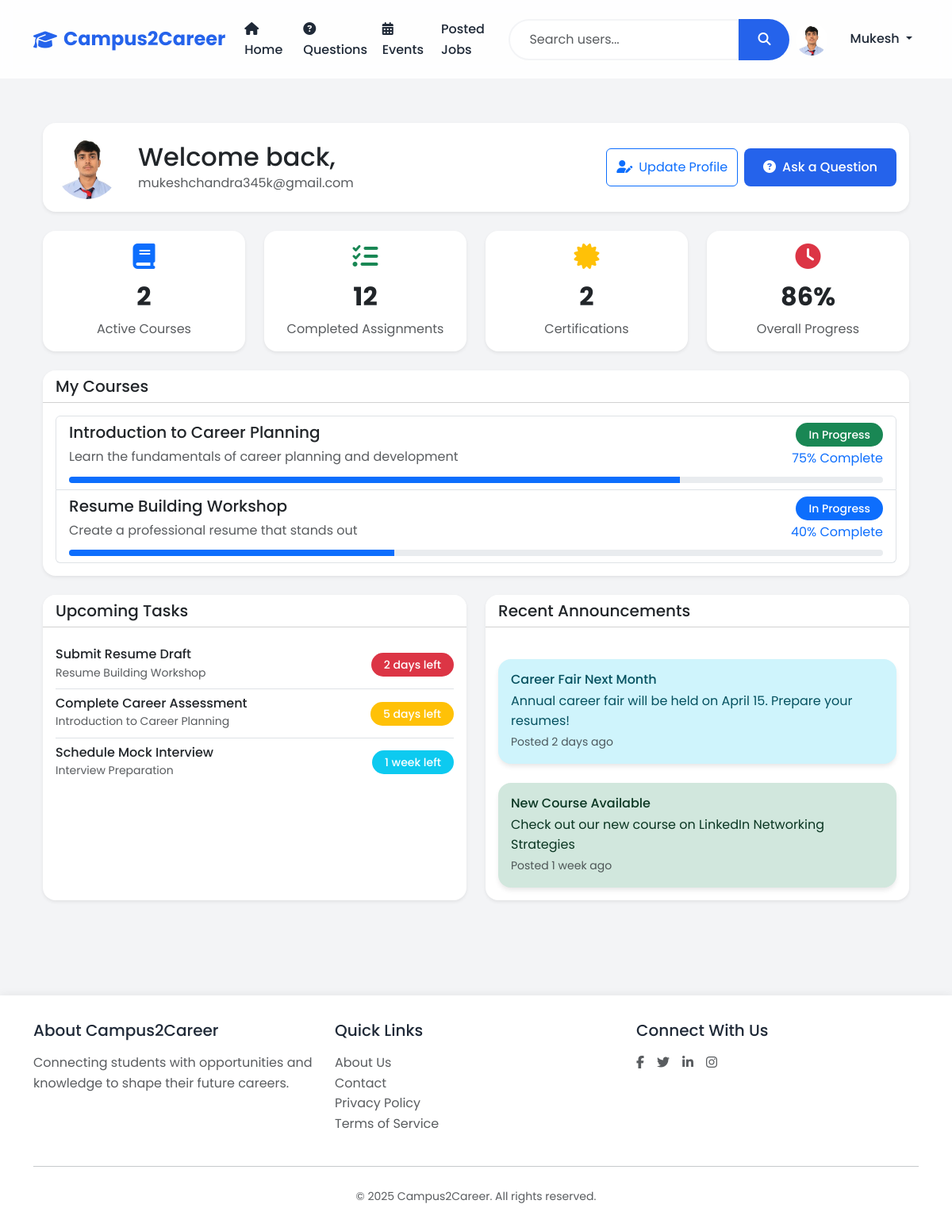
The app's page /student/dashboard (signed in) with its own data.
### models.py (models this page shows, shortened)
class User(UserMixin, db.Model):
    id = db.Column(db.Integer, primary_key=True)
    username = db.Column(db.String(80), unique=True, nullable=False)
    email = db.Column(db.String(120), unique=True, nullable=False)
    password_hash = db.Column(db.String(128))
    role = db.Column(db.String(20), nullable=False)  # student, alumni, teacher, admin
    contact = db.Column(db.String(15))
    dob = db.Column(db.Date)
    course = db.Column(db.String(50))  # For students
    profile_image = db.Column(db.String(120), default='noimg.jpg')
    created_at = db.Column(db.DateTime, default=datetime.utcnow)
    questions = db.relationship('Question', backref='author', lazy=True, cascade='all, delete-orphan')
    answers = db.relationship('Answer', backref='author', lazy=True, cascade='all, delete-orphan')
    events = db.relationship('Event', backref='creator', lazy=True, cascade='all, delete-orphan')
    jobs = db.relationship('Job', backref='poster', lazy=True, cascade='all, delete-orphan')

### app.py (the view)
@app.route('/student/dashboard')
@login_required
def student_dashboard():
    if current_user.role != 'student':
        return redirect(url_for('dashboard'))
    questions = Question.query.filter_by(user_id=current_user.id).all()
    return render_template('dashboard/student.html', questions=questions)

### app.py (called while the page is built)
@login_manager.user_loader
def load_user(user_id):
    return User.query.get(int(user_id))

### templates/dashboard/student.html (shortened to what this page needs)
{% extends "base.html" %}
{% block content %}
<div class="container py-4">
    <div class="row mb-4">
        <div class="col-12">
            <div class="card shadow-sm">
                <div class="card-body d-flex align-items-center">
                    <img src="{{ url_for('static', filename='images/' + current_user.profile_image) if current_user.profile_image else url_for('static', filename='img/default-avatar.png') }}" alt="Profile" class="rounded-circle me-4" style="width: 80px; height: 80px; object-fit: cover;">
                    <div>
                        <h2 class="mb-0">Welcome back, {{ current_user.name }}</h2>
                        <p class="text-muted mb-0">{{ current_user.email }}</p>
                    </div>
                    <div class="ms-auto d-flex gap-2">
                        <button class="btn btn-outline-primary" data-bs-toggle="modal" data-bs-target="#editProfileModal">
                            <i class="fas fa-user-edit me-2"></i>Update Profile
                        </button>
                        <button class="btn btn-primary" data-bs-toggle="modal" data-bs-target="#askQuestionModal">
                            <i class="fas fa-question-circle me-2"></i>Ask a Question
                        </button>
                    </div>
                </div>
            </div>
        </div>
    </div>
    <div class="row mb-4">
        <div class="col-md-3">
            <div class="card hover-card shadow-sm h-100">
                <div class="card-body text-center">
                    <i class="fas fa-book fa-2x text-primary mb-3"></i>
                    <h3 class="dashboard-stat">2</h3>
                    <p class="text-muted mb-0">Active Courses</p>
                </div>
            </div>
        </div>
        <div class="col-md-3">
            <div class="card hover-card shadow-sm h-100">
                <div class="card-body text-center">
                    <i class="fas fa-tasks fa-2x text-success mb-3"></i>
                    <h3 class="dashboard-stat">12</h3>
                    <p class="text-muted mb-0">Completed Assignments</p>
                </div>
            </div>
        </div>
        <div class="col-md-3">
            <div class="card hover-card shadow-sm h-100">
                <div class="card-body text-center">
                    <i class="fas fa-certificate fa-2x text-warning mb-3"></i>
                    <h3 class="dashboard-stat">2</h3>
                    <p class="text-muted mb-0">Certifications</p>
                </div>
            </div>
        </div>
        <div class="col-md-3">
            <div class="card hover-card shadow-sm h-100">
                <div class="card-body text-center">
                    <i class="fas fa-clock fa-2x text-danger mb-3"></i>
                    <h3 class="dashboard-stat">86%</h3>
                    <p class="text-muted mb-0">Overall Progress</p>
                </div>
            </div>
        </div>
    </div>
    <div class="row mb-4">
        <div class="col-12">
            <div class="card shadow-sm">
                <div class="card-header bg-white">
                    <h5 class="mb-0">My Courses</h5>
                </div>
                <div class="card-body">
                    <div class="list-group">
                        <a href="#" class="list-group-item list-group-item-action">
                            <div class="d-flex w-100 justify-content-between">
                                <h5 class="mb-1">Introduction to Career Planning</h5>
                                <span class="badge bg-success">In Progress</span>
                            </div>
                            <div class="d-flex w-100 justify-content-between align-items-center">
                                <p class="mb-1 text-muted">Learn the fundamentals of career planning and development</p>
                                <span class="text-primary">75% Complete</span>
                            </div>
                            <div class="progress mt-2" style="height: 8px;">
                                <div class="progress-bar" role="progressbar" style="width: 75%;" aria-valuenow="75" aria-valuemin="0" aria-valuemax="100"></div>
                            </div>
                        </a>
                        <a href="#" class="list-group-item list-group-item-action">
                            <div class="d-flex w-100 justify-content-between">
                                <h5 class="mb-1">Resume Building Workshop</h5>
                                <span class="badge bg-primary">In Progress</span>
                            </div>
                            <div class="d-flex w-100 justify-content-between align-items-center">
                                <p class="mb-1 text-muted">Create a professional resume that stands out</p>
                                <span class="text-primary">40% Complete</span>
                            </div>
                            <div class="progress mt-2" style="height: 8px;">
                                <div class="progress-bar" role="progressbar" style="width: 40%;" aria-valuenow="40" aria-valuemin="0" aria-valuemax="100"></div>
                            </div>
                        </a>
                    </div>
                </div>
            </div>
        </div>
    </div>
    <div class="row">
        <div class="col-md-6">
            <div class="card shadow-sm h-100">
                <div class="card-header bg-white">
                    <h5 class="mb-0">Upcoming Tasks</h5>
                </div>
                <div class="card-body">
                    <ul class="list-group list-group-flush">
                        <li class="list-group-item d-flex justify-content-between align-items-center px-0">
                            <div>
                                <h6 class="mb-0">Submit Resume Draft</h6>
                                <small class="text-muted">Resume Building Workshop</small>
                            </div>
                            <span class="badge bg-danger rounded-pill">2 days left</span>
                        </li>
                        <li class="list-group-item d-flex justify-content-between align-items-center px-0">
                            <div>
                                <h6 class="mb-0">Complete Career Assessment</h6>
                                <small class="text-muted">Introduction to Career Planning</small>
                            </div>
                            <span class="badge bg-warning rounded-pill">5 days left</span>
                        </li>
                        <li class="list-group-item d-flex justify-content-between align-items-center px-0">
                            <div>
                                <h6 class="mb-0">Schedule Mock Interview</h6>
                                <small class="text-muted">Interview Preparation</small>
                            </div>
                            <span class="badge bg-info rounded-pill">1 week left</span>
                        </li>
                    </ul>
                </div>
            </div>
        </div>
        <div class="col-md-6">
            <div class="card shadow-sm h-100">
                <div class="card-header bg-white">
                    <h5 class="mb-0">Recent Announcements</h5>
                </div>
                <div class="card-body">
                    <div class="alert alert-info mb-3">
                        <h6 class="alert-heading mb-1">Career Fair Next Month</h6>
                        <p class="mb-0">Annual career fair will be held on April 15. Prepare your resumes!</p>
                        <small class="text-muted">Posted 2 days ago</small>
                    </div>
                    <div class="alert alert-success mb-0">
                        <h6 class="alert-heading mb-1">New Course Available</h6>
                        <p class="mb-0">Check out our new course on LinkedIn Networking Strategies</p>
                        <small class="text-muted">Posted 1 week ago</small>
                    </div>
                </div>
            </div>
        </div>
    </div>
</div>
{% endblock %}

### templates/base.html (shortened to what this page needs)
<!DOCTYPE html>
<html lang="en">
<head>
    <link href="https://cdn.jsdelivr.net/npm/bootstrap@5.3.2/dist/css/bootstrap.min.css" rel="stylesheet">
    <link rel="stylesheet" href="https://cdnjs.cloudflare.com/ajax/libs/font-awesome/6.5.1/css/all.min.css">
</head>
<body>
    <nav class="navbar navbar-expand-lg">
        <div class="container">
            <a class="navbar-brand" href="{{ url_for('index') }}">
                <i class="fas fa-graduation-cap"></i>
                <span>Campus2Career</span>
            </a>
            <div class="collapse navbar-collapse" id="navbarNav">
                <ul class="navbar-nav me-auto">
                    <li class="nav-item">
                        <a class="nav-link" href="{{ url_for('index') }}">
                            <i class="fas fa-home me-1"></i> Home
                        </a>
                    </li>
                    <li class="nav-item">
                        <a class="nav-link" href="{{ url_for('questions') }}">
                            <i class="fas fa-question-circle me-1"></i> Questions
                        </a>
                    </li>
                    <li class="nav-item">
                        <a class="nav-link" href="{{ url_for('events') }}">
                            <i class="fas fa-calendar-alt me-1"></i> Events
                        </a>
                    </li>
                    <li class="nav-item">
                        <a class="nav-link" href="{{ url_for('job_listings') }}">Posted Jobs</a>
                    </li>
                </ul>
                <form class="d-flex mx-auto" id="searchForm" method="GET" action="{{ url_for('search_users') }}">
                    <div class="input-group">
                        <input type="search" class="form-control search-input" name="q" placeholder="Search users..." aria-label="Search">
                        <button class="btn search-btn" type="submit">
                            <i class="fas fa-search"></i>
                        </button>
                    </div>
                </form>
                <ul class="navbar-nav ms-auto">
                    {% if current_user.is_authenticated %}
                        <li class="nav-item dropdown">
                            <a class="nav-link dropdown-toggle" href="#" id="userDropdown" role="button" data-bs-toggle="dropdown">
                                <img src="{{ url_for('static', filename='images/' + (current_user.role == 'admin' and 'default.png' or current_user.profile_image)) }}" alt="Profile" class="rounded-circle me-4" style="width: 40px; height: 40px; object-fit: cover;">
                                {{ current_user.username }}
                            </a>
                        </li>
                    {% endif %}
                </ul>
            </div>
        </div>
    </nav>
    <div class="main-content">
        <div class="container">
            {% block content %}{% endblock %}
        </div>
    </div>
    <footer class="footer">
        <div class="container">
            <div class="row">
                <div class="col-md-4">
                    <h5 class="mb-3">About Campus2Career</h5>
                    <p class="text-muted">Connecting students with opportunities and knowledge to shape their future careers.</p>
                </div>
                <div class="col-md-4">
                    <h5 class="mb-3">Quick Links</h5>
                    <ul class="list-unstyled">
                        <li><a href="{{ url_for('about') }}" class="text-decoration-none text-muted">About Us</a></li>
                        <li><a href="{{ url_for('contact') }}" class="text-decoration-none text-muted">Contact</a></li>
                        <li><a href="#" class="text-decoration-none text-muted">Privacy Policy</a></li>
                        <li><a href="#" class="text-decoration-none text-muted">Terms of Service</a></li>
                    </ul>
                </div>
                <div class="col-md-4">
                    <h5 class="mb-3">Connect With Us</h5>
                    <div class="d-flex gap-3">
                        <a href="#" class="text-decoration-none text-muted"><i class="fab fa-facebook-f"></i></a>
                        <a href="#" class="text-decoration-none text-muted"><i class="fab fa-twitter"></i></a>
                        <a href="#"  class="text-decoration-none text-muted"><i class="fab fa-linkedin-in"></i></a>
                        <a href="#" class="text-decoration-none text-muted"><i class="fab fa-instagram"></i></a>
                    </div>
                </div>
            </div>
            <hr class="my-4">
            <div class="text-center text-muted">
                <small>&copy; 2025 Campus2Career. All rights reserved.</small>
            </div>
        </div>
    </footer>
</body>
</html>

### templates/base.html (style rules this page uses)
:root { --primary-color: #2563eb; --secondary-color: #1e40af; --accent-color: #3b82f6; --text-color: #1f2937; --light-bg: #f3f4f6; --white: #ffffff; }
body { font-family: 'Poppins', sans-serif; background: var(--light-bg); color: var(--text-color); min-height: 100vh; line-height: 1.6; }
.navbar { background: rgba(255, 255, 255, 0.9); backdrop-filter: blur(10px); padding: 1rem 0; position: sticky; top: 0; z-index: 1000; }
.navbar-brand { font-size: 1.5rem; font-weight: 700; color: var(--primary-color) !important; display: flex; align-items: center; gap: 0.5rem; }
.nav-link { color: var(--text-color) !important; font-weight: 500; padding: 0.5rem 1rem; border-radius: 0.5rem; transition: all 0.3s ease; }
.card { border: none; border-radius: 1rem; box-shadow: 0 4px 6px -1px rgba(0, 0, 0, 0.1), 0 2px 4px -1px rgba(0, 0, 0, 0.06); transition: all 0.3s ease; background: var(--white); overflow: hidden; }
.btn-primary { background: var(--primary-color); border: none; padding: 0.75rem 1.5rem; border-radius: 0.5rem; font-weight: 500; transition: all 0.3s ease; }
.footer { background: var(--white); color: var(--text-color); padding: 2rem 0; margin-top: 4rem; box-shadow: 0 -2px 10px rgba(0,0,0,0.05); }
.alert { border-radius: 1rem; border: none; box-shadow: 0 4px 6px -1px rgba(0, 0, 0, 0.1); margin: 1.5rem 0; }
.main-content { padding: 2rem 1rem; min-height: calc(100vh - 180px); }
.badge { padding: 0.5rem 1rem; border-radius: 2rem; font-weight: 500; font-size: 0.875rem; }
.search-input { border-radius: 2rem 0 0 2rem; border: 2px solid var(--light-bg); padding: 0.75rem 1.5rem; transition: all 0.3s ease; }
.search-btn { border-radius: 0 2rem 2rem 0; border: none; background: var(--primary-color); color: var(--white); padding: 0.75rem 1.5rem; transition: all 0.3s ease; }

### templates/dashboard/student.html (style rules this page uses)
.hover-card { transition: all 0.3s ease; }
.dashboard-stat { font-size: 2rem; font-weight: 700; }

### records on screen
User: role+profile_image (picture), username "Mukesh", profile_image (picture), email "mukeshchandra345k@gmail.com"
